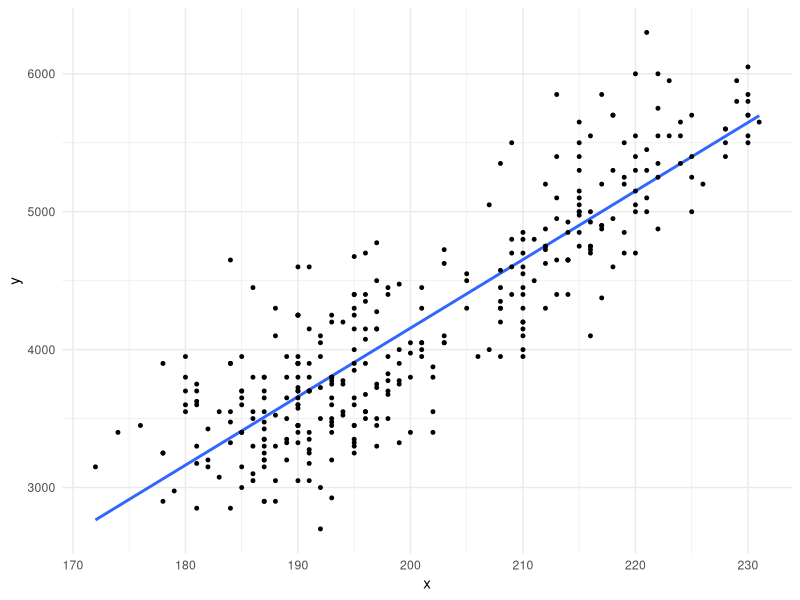
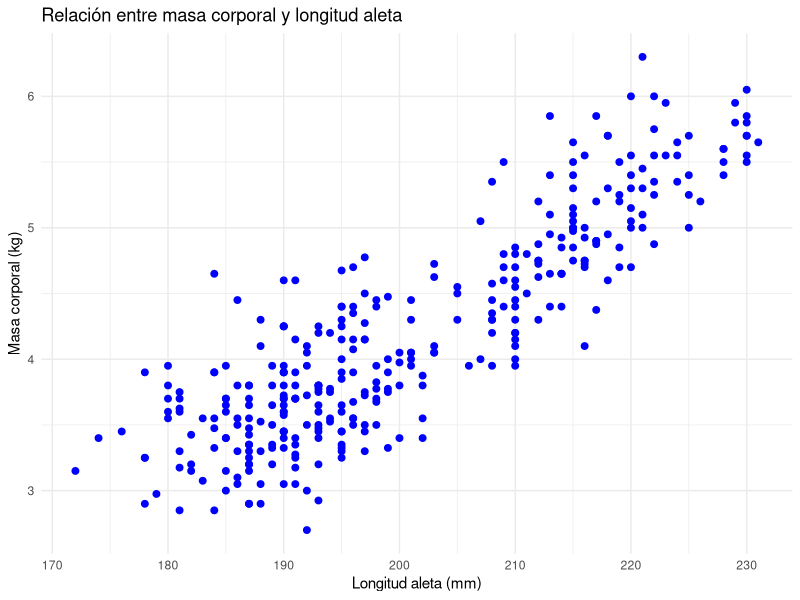
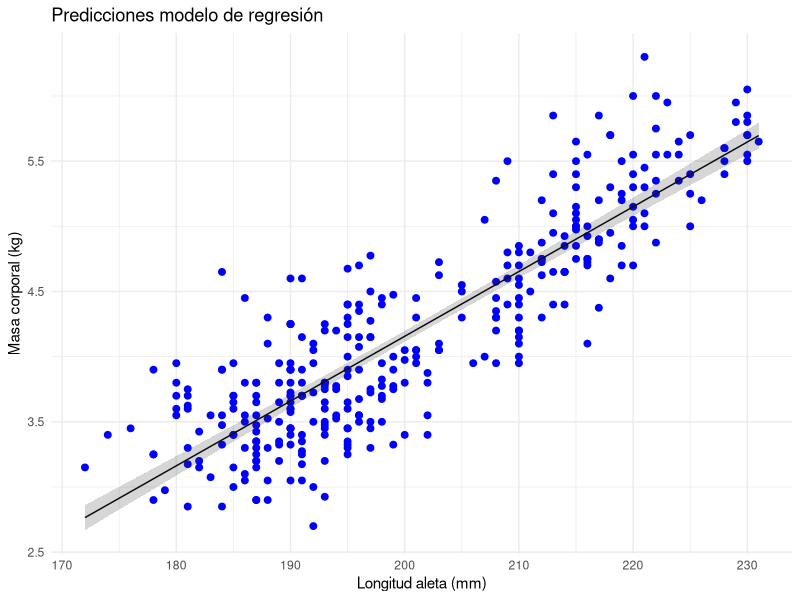
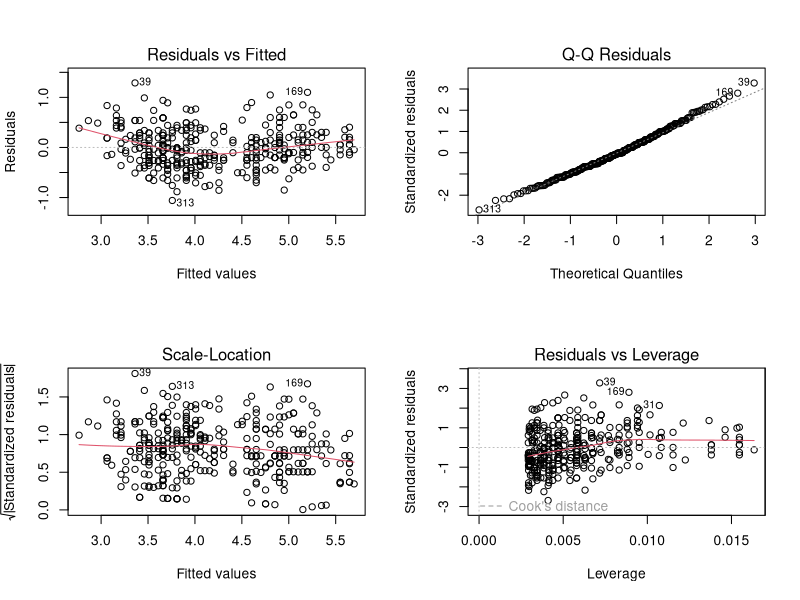
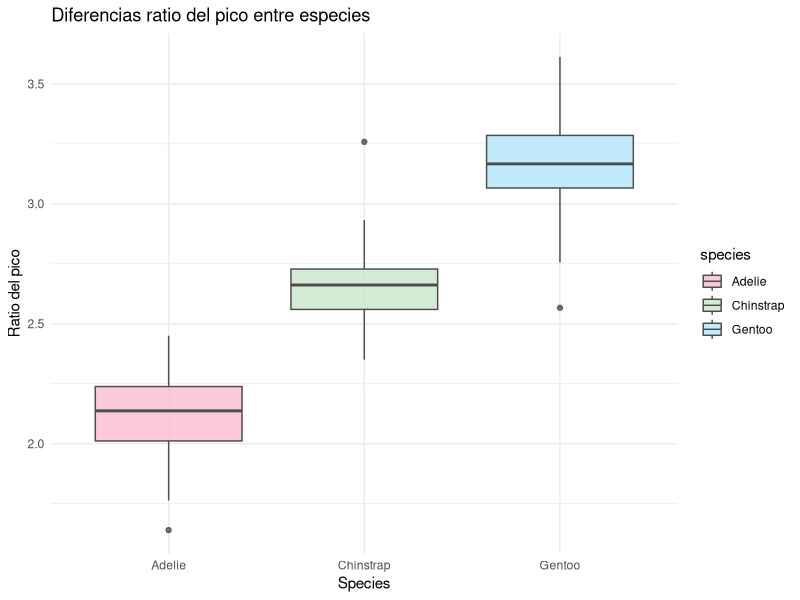
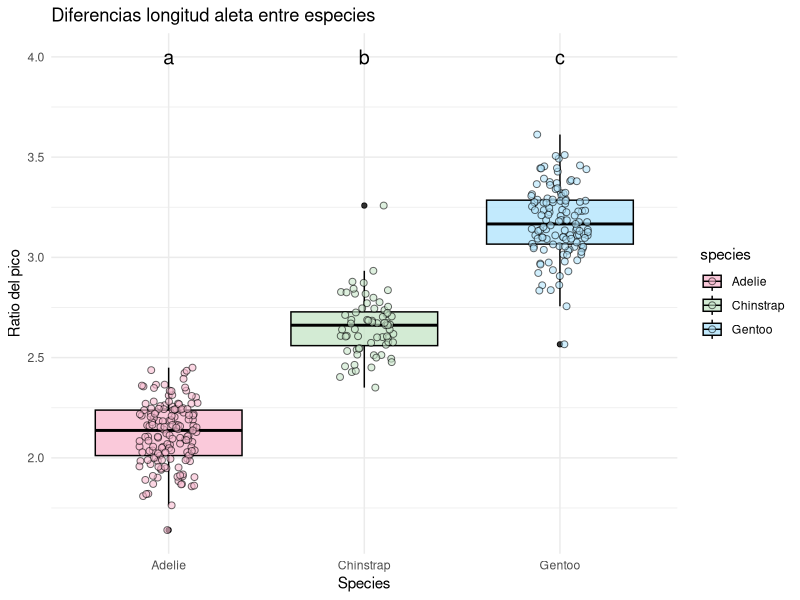
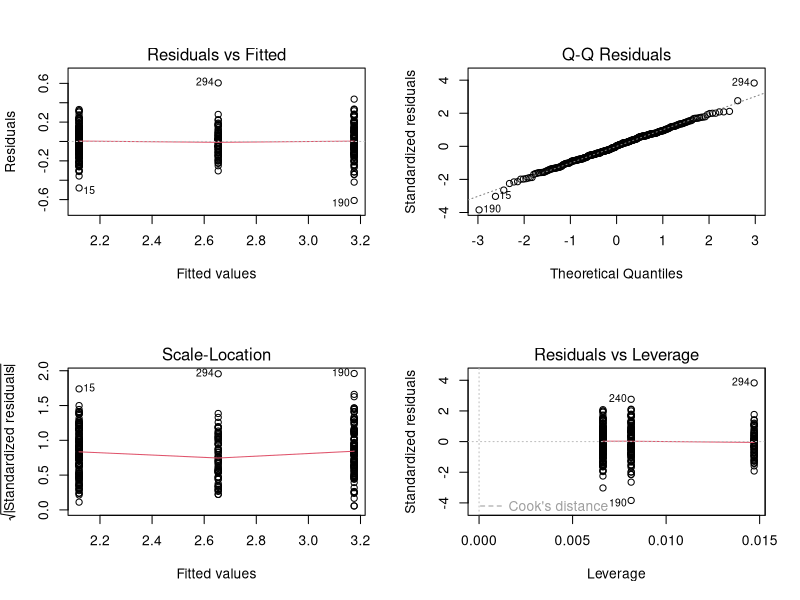
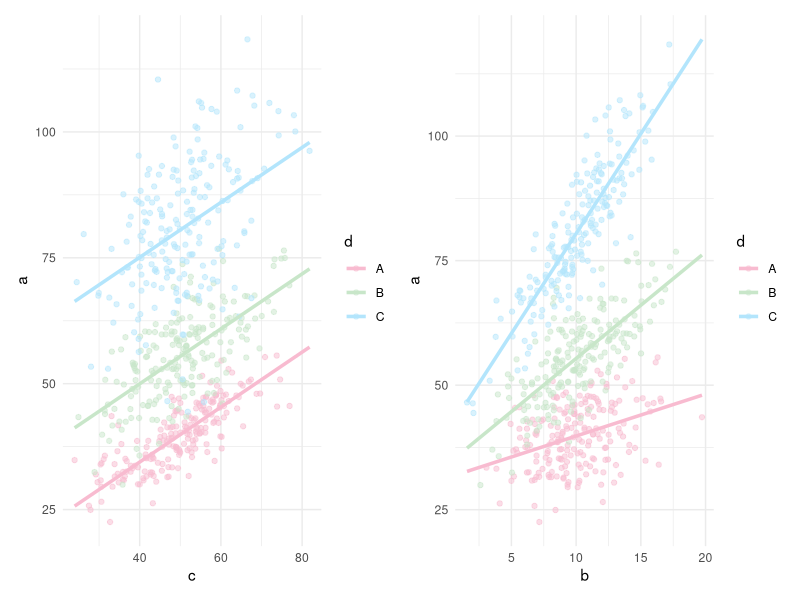

Write R code to recreate these figures, in order.
## ---- chunk 1
#| echo: false
#| fig-width: 13    # ancho en pulgadas
#| fig-height: 8    # alto en pulgadas
library(palmerpenguins)
library(ggplot2)
data(penguins)
ggplot(data = penguins, aes(x = flipper_length_mm, y = body_mass_g)) +  
  geom_smooth(method='lm', formula= y~x, se = FALSE) +
  geom_point(color = "black", size = 1) +      
  labs(x = "x",         
       y = "y",                   
  ) +
  theme_minimal()  
## ---- chunk 2
#| echo: true
library(palmerpenguins)
data(penguins)
head(penguins)
# eliminamos NAs variables que vamos a utilizar y pasamos masa corporal a kg
library(dplyr)
penguins_clean <- penguins %>%
  filter(!is.na(flipper_length_mm), !is.na(body_mass_g))
penguins_clean$body_mass_kg <- penguins_clean$body_mass_g/1000
## ---- chunk 3
#| echo: true
#| attr-source: "style='font-size: 0.8em'"
#| attr-output: "style='font-size: 0.2em'"
#| fig-width: 7     # ancho en pulgadas
#| fig-height: 5    # alto en pulgadas
#| fig-align: "center"
library(ggplot2)
ggplot(data = penguins_clean, aes(x = flipper_length_mm, y = body_mass_kg)) +  
  geom_point(color = "blue", size = 2) +      
  labs(x = "Longitud aleta (mm)",         
       y = "Masa corporal (kg)",                   
      title = "Relación entre masa corporal y longitud aleta "   
  ) +
  theme_minimal()        
## ---- chunk 4
#| echo: true
lm_reg1 <- lm(body_mass_kg ~ flipper_length_mm, data = penguins_clean)
## ---- chunk 5
#| echo: true
anova(lm_reg1)
## ---- chunk 6
#| echo: true
summary(lm_reg1)
## ---- chunk 7
#| echo: true
#| attr-source: "style='font-size: 0.6em'"
#| attr-output: "style='font-size: 0.4em'"
#| fig-width: 7     # ancho en pulgadas
#| fig-height: 5    # alto en pulgadas
#| fig-align: "center"
library(broom)
library(tidyverse)
library(dplyr)
preds <- augment(lm_reg1, type.predict = "response", se_fit = TRUE)
preds <- preds %>%
  mutate(lower = .fitted - 1.96 * .se.fit,upper = .fitted + 1.96 * .se.fit)
ggplot(data = preds, aes(x = flipper_length_mm, y = body_mass_kg)) +  
  geom_point(color = "blue", size = 2) +     
  geom_line(aes(y = .fitted)) +
  geom_ribbon(aes(ymin = lower, ymax = upper), alpha = 0.2) +
  labs(x = "Longitud aleta (mm)",         
       y = "Masa corporal (kg)",                   
      title = "Predicciones modelo de regresión"   
  ) +
  theme_minimal()        
## ---- chunk 8
#| echo: true
#| attr-source: "style='font-size: 0.7em'"
#| attr-output: "style='font-size: 0.4em'"
#| fig-width: 6     # ancho en pulgadas
#| fig-height: 6    # alto en pulgadas
#| fig-align: "left"
par(mfrow=c(2,2))
plot(lm_reg1)      
## ---- chunk 9
#| echo: true
shapiro.test(residuals(lm_reg1))
## ---- chunk 10
#| echo: true
library(lmtest)
resettest(lm_reg1)
## ---- chunk 11
#| echo: true
library(car)
ncvTest(lm_reg1)
## ---- chunk 12
#| echo: true
#| attr-source: "style='font-size: 0.8em'"
#| attr-output: "style='font-size: 0.2em'"
#| fig-width: 7     # ancho en pulgadas
#| fig-height: 5    # alto en pulgadas
#| fig-align: "center"
penguins2 = penguins %>%
  mutate(bill_ratio = bill_length_mm / bill_depth_mm)
ggplot(data = penguins2, aes(x = species, y = bill_ratio, fill = species)) +  
  geom_boxplot(alpha = 0.8, color = "gray30") +
  scale_fill_manual(values = c("#F8BBD0", "#C8E6C9", "#B3E5FC")) +
  labs(x = "Species",         
       y = "Ratio del pico",                   
      title = "Diferencias ratio del pico entre especies"   
  ) +
  theme_minimal()        
## ---- chunk 13
#| echo: true
penguins2 <- penguins2 %>%
  mutate(species = as.factor(species))
lm_reg2 <- lm(bill_ratio ~ species, data = penguins2)
## ---- chunk 14
#| echo: true
anova(lm_reg2)
## ---- chunk 15
#| echo: true
#| attr-source: "style='font-size: 0.6em'"
#| attr-output: "style='font-size: 0.5em'"
summary(lm_reg2)
## ---- chunk 16
#| echo: true
 contrasts(penguins2$species)
## ---- chunk 17
#| echo: true
library(multcomp)
posthoc_species <- glht(lm_reg2, linfct=mcp(species="Tukey"))
summary(posthoc_species)
## ---- chunk 18
#| echo: true
#| attr-source: "style='font-size: 0.5em'"
#| attr-output: "style='font-size: 0.2em'"
#| fig-width: 9    # ancho en pulgadas
#| fig-height: 6    # alto en pulgadas
#| fig-align: "center"
ggplot(data = penguins2, aes(x = species, y = bill_ratio, fill = species, color = species)) +  
  geom_boxplot(alpha = 0.8, color = "black") +
  geom_jitter(width = 0.15, alpha = 0.6, size = 2, shape=21, color="black") +
  scale_fill_manual(values = c("#F8BBD0", "#C8E6C9", "#B3E5FC")) +
  scale_color_manual(values = c("#F8BBD0", "#C8E6C9", "#B3E5FC")) +
 labs(x = "Species",         
       y = "Ratio del pico",                   
      title = "Diferencias longitud aleta entre especies"   
  ) +
  theme_minimal() +
  geom_text(data = penguins2[2,], aes(y = 4, label = "a"), color="black", 
            size=5, nudge_x = 0) +
  geom_text(data = penguins2[2,], aes(y = 4, label = "b"), color="black", 
            size=5, nudge_x = 1) +
  geom_text(data = penguins2[2,], aes(y = 4, label = "c"), color="black", 
            size=5, nudge_x = 2) 
## ---- chunk 19
#| echo: true
#| attr-source: "style='font-size: 0.6em'"
#| attr-output: "style='font-size: 0.4em'"
#| fig-width: 6     # ancho en pulgadas
#| fig-height: 6    # alto en pulgadas
#| fig-align: "left"
par(mfrow=c(2,2))
plot(lm_reg2)      
## ---- chunk 20
#| echo: true
levels(penguins2$species)
penguins2$species <- relevel(penguins2$species, ref = "Gentoo")
levels(penguins2$species)
## ---- chunk 21
#| echo: false
#| fig-width: 13    # ancho en pulgadas
#| fig-height: 6    # alto en pulgadas
#| fig-align: "center"
set.seed(123)
n <- 600
d <- factor(rep(c("A", "B", "C"), each = n / 3))
b <- rnorm(n, mean = 10, sd = 3)
c <- rnorm(n, mean = 50, sd = 10)
beta_b <- c(A = 1.0, B = 2.0, C = 4.0)
beta_c <- 0.5
intercept <- c(A = 5, B = 10, C = 15)
error <- rnorm(n, mean = 0, sd = 3)
a <- intercept[d] + beta_b[d] * b + beta_c * c + error
df <- data.frame(a, b, c, d)

library(broom)
lm_54 <- lm(a ~ b*d, data = df)
newdata <- expand.grid(
  b = seq(min(df$b), max(df$b), length.out = 100),
  d = levels(df$d)
)
predicciones <- augment(lm_54, newdata = newdata)

ej1 <- ggplot(df, aes(x = b, y = a, color = d)) +
  geom_point(alpha = 0.5) +
  geom_line(data = predicciones, aes(x= b, y = .fitted, group = d, color = d), size = 1.2) +
  scale_color_manual(values = c("#F8BBD0", "#C8E6C9", "#B3E5FC")) +
  theme_minimal()


lm_55 <- lm(a ~ c+d, data = df)
newdata <- expand.grid(
  c = seq(min(df$c), max(df$c), length.out = 100),
  d = levels(df$d)
)
predicciones <- augment(lm_55, newdata = newdata)

ej2 <- ggplot(df, aes(x = c, y = a, color = d)) +
  geom_point(alpha = 0.5) +
  geom_line(data = predicciones, aes(x= c, y = .fitted, group = d, color = d), size = 1.2) +
  scale_color_manual(values = c("#F8BBD0", "#C8E6C9", "#B3E5FC")) +
  theme_minimal()

library(patchwork)

ej2 + ej1
## ---- chunk 22
#| echo: true
#| attr-source: "style='font-size: 0.6em'"
#| attr-output: "style='font-size: 0.2em'"
#| fig-width: 9    # ancho en pulgadas
#| fig-height: 6    # alto en pulgadas
#| fig-align: "center"
ggplot(subset(penguins, !is.na(sex)), aes(x = bill_length_mm, y = body_mass_g)) +
  geom_point(color = "steelblue", size = 2) +
  geom_smooth(method = "lm", se = FALSE, color = "red") +
  facet_wrap(~ sex) +
  labs(
    title = "Relación longitud pico y masa corporal",
    x = "Longitud pico (mm)",
    y = "Masa corporal (g)"
  ) +
  theme_minimal()
## ---- chunk 23
#| echo: true
lm_3 <- lm(body_mass_g ~ bill_length_mm*sex, data = penguins)
## ---- chunk 24
#| echo: true
anova(lm_3)
## ---- chunk 25
#| echo: true
lm_4 <- lm(body_mass_g ~ bill_length_mm+sex, data = penguins)
anova(lm_4)
## ---- chunk 26
#| echo: true
#| attr-source: "style='font-size: 0.6em'"
#| attr-output: "style='font-size: 0.2em'"
#| fig-width: 9    # ancho en pulgadas
#| fig-height: 6    # alto en pulgadas
#| fig-align: "center"
ggplot(subset(penguins, !is.na(sex)), aes(x = bill_length_mm, y = body_mass_g, color = sex)) +
  geom_point(size = 2) +
  scale_color_manual(values = c("#F8BBD0", "#B3E5FC")) +
  geom_smooth(method = "lm", se = FALSE, color = "red") +
  labs(
    title = "Relación longitud pico y masa corporal",
    x = "Longitud pico (mm)",
    y = "Masa corporal (g)",
    color = "Sexo"
  ) +
  theme_minimal()
## ---- chunk 27
#| echo: true
#| attr-source: "style='font-size: 0.6em'"
#| attr-output: "style='font-size: 0.2em'"
#| fig-width: 9    # ancho en pulgadas
#| fig-height: 6    # alto en pulgadas
#| fig-align: "center"
ggplot(data = subset(penguins, !is.na(sex)), aes(x = sex, y = body_mass_g, fill = sex, color = sex)) +  
  geom_boxplot(alpha = 0.8, color = "black") +
  geom_jitter(width = 0.15, alpha = 0.6, size = 2, shape=21, color="black") +
  scale_fill_manual(values = c("#F8BBD0", "#B3E5FC")) +
  scale_color_manual(values = c("#F8BBD0", "#B3E5FC")) +
 labs(x = "Sexo",         
       y = "Masa corporal (g)",                   
      title = "Diferencias masa corporal entre sexo"   
  ) +
  theme_minimal() +
  geom_text(data = penguins[2,], aes(y = 6500, label = "a"), color="black", 
            size=5, nudge_x = 0) +
  geom_text(data = penguins[2,], aes(y = 6500, label = "b"), color="black", 
            size=5, nudge_x = 1)         
## ---- chunk 28
#| echo: true
#| attr-source: "style='font-size: 0.6em'"
#| attr-output: "style='font-size: 0.2em'"
#| fig-width: 18    # ancho en pulgadas
#| fig-height: 6    # alto en pulgadas
#| fig-align: "center"
ggplot(subset(penguins, !is.na(species)), aes(x = flipper_length_mm, y = body_mass_g)) +
  geom_point(color = "steelblue", size = 2) +
  geom_smooth(method = "lm", se = FALSE, color = "red") +
  facet_wrap(~ species) +
  labs(
    title = "Relación longitud aleta y masa corporal",
    x = "Longitud aleta (mm)",
    y = "Masa corporal (kg)"
  ) +
  theme_minimal()
## ---- chunk 29
#| echo: true
#| attr-source: "style='font-size: 0.6em'"
#| attr-output: "style='font-size: 0.4em'"
datos_limpios <- penguins %>%
  filter(!is.na(flipper_length_mm))
lm_5 <- lm(body_mass_g ~ flipper_length_mm*species, data = datos_limpios)
anova(lm_5)
## ---- chunk 30
#| echo: true
#| attr-source: "style='font-size: 0.7em'"
#| attr-output: "style='font-size: 0.4em'"
summary(lm_5)
## ---- chunk 31
#| echo: true
#| attr-source: "style='font-size: 0.5em'"
#| attr-output: "style='font-size: 0.7em'"
#| fig-width: 9    # ancho en pulgadas
#| fig-height: 6    # alto en pulgadas
#| fig-align: "center"
newdata <- expand.grid(
  flipper_length_mm = seq(min(datos_limpios$flipper_length_mm), max(datos_limpios$flipper_length_mm), length.out = 100),
  species = levels(datos_limpios$species)
)
predicciones_grid <- augment(lm_5, newdata = newdata)

ggplot(datos_limpios, aes(x = flipper_length_mm, y = body_mass_g, color = species)) +
  geom_point(alpha = 0.5) +
  geom_line(data = predicciones_grid, aes(x= flipper_length_mm, y = .fitted, group = species, color = species), size = 1.2) +
  scale_color_manual(values = c("#F8BBD0", "#C8E6C9", "#B3E5FC")) +
  labs(
    title = "ANCOVA: predicciones por especie",
    x = "Longitud aleta (mm)",
    y = "Masa corporal (g)",
    color = "Especie"
  ) +
  theme_minimal()
## ---- chunk 32
#| echo: true
#| #| fig-width: 9    # ancho en pulgadas
#| fig-height: 7    # alto en pulgadas
par(mfrow=c(2,2))
plot(lm_5)
